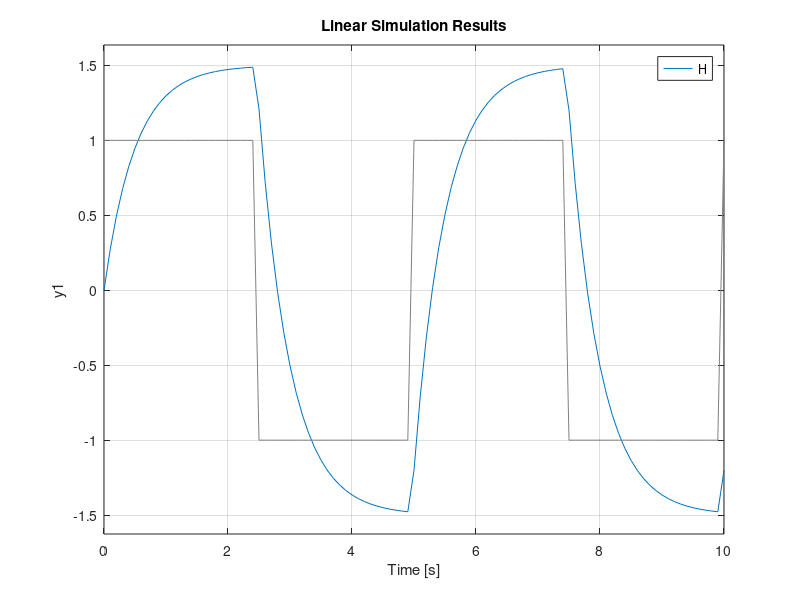

Here is the MATLAB script that generated this plot:
Tu = 5; wn = 2*pi/Tu;
t = 0:Tu/50:2*Tu;
H = tf([3],[1 2]);
u = square(wn*t);
%u = @(t)(1.*(t<=1/2) + 0.*(t<=5))
lsim(H,u,t);shg
